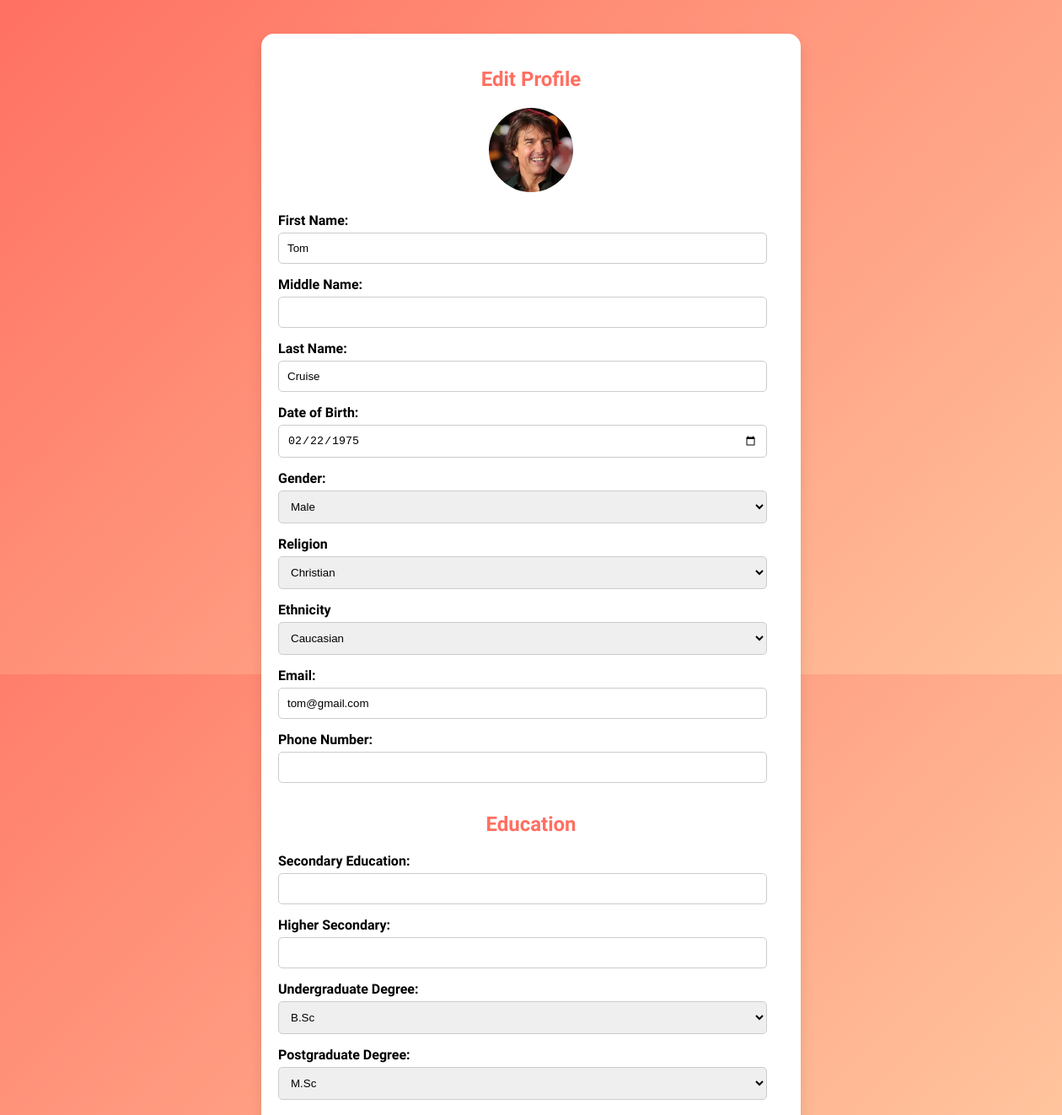
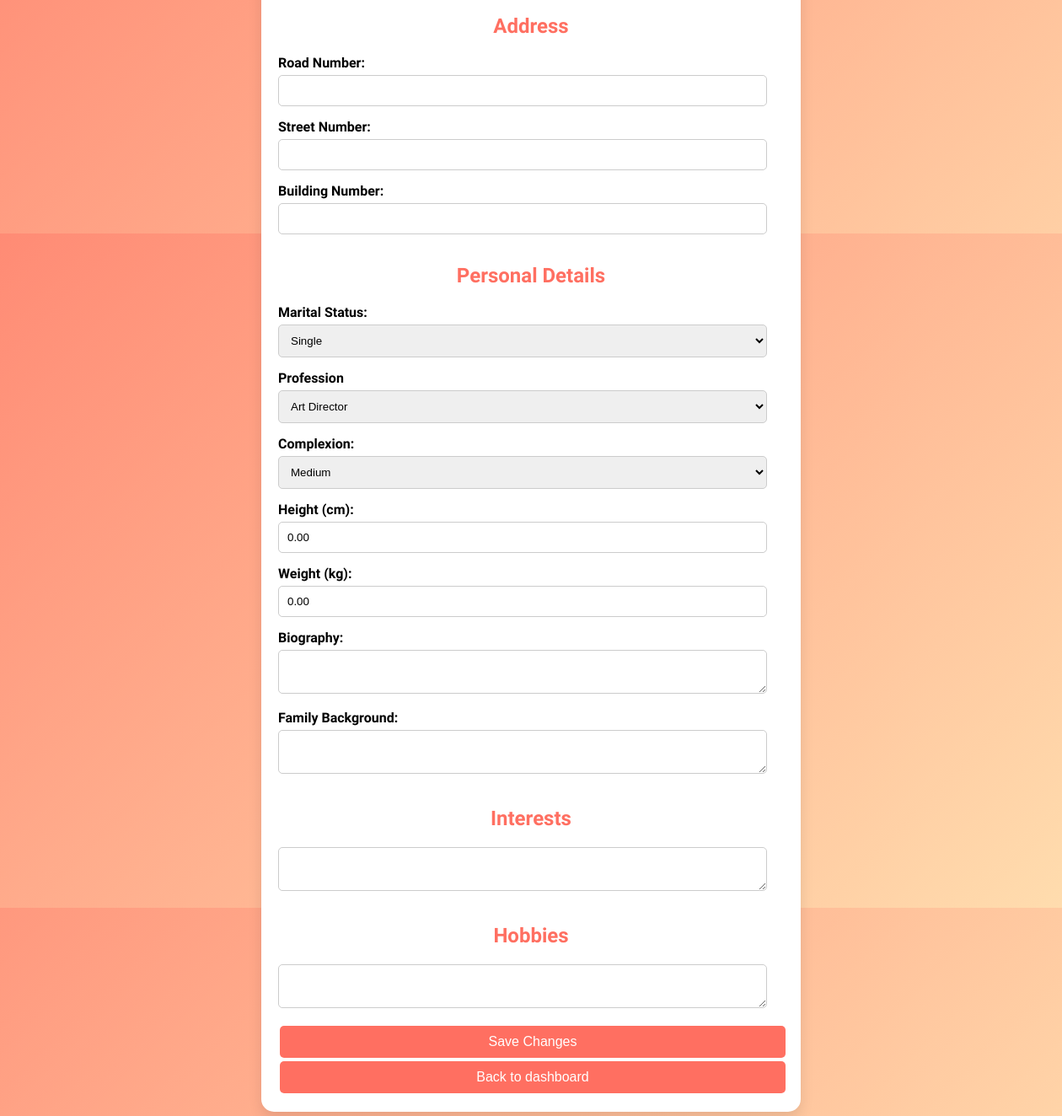
Page /my_profile_details.php (signed in) on the committed database (2 pictures, top to bottom).
### tables this page shows
CREATE TABLE `Profile_Details` (
  `user_id` varchar(10) NOT NULL,
  `Secondary_Education` varchar(255) NOT NULL,
  `Higher_Secondary` varchar(255) NOT NULL,
  `Undergrade` varchar(255) DEFAULT NULL,
  `Post_Grade` varchar(255) DEFAULT NULL,
  `road_number` varchar(50) NOT NULL,
  `street_number` varchar(50) NOT NULL,
  `building_number` varchar(50) NOT NULL,
  `phone_number` varchar(20) NOT NULL,
  `Marital_Status` enum('Single','Married','Divorced','Widowed') NOT NULL,
  `Interest` text DEFAULT NULL,
  `Hobbies` text DEFAULT NULL,
  `Height` decimal(5,2) DEFAULT NULL,
  `Weight` decimal(5,2) NOT NULL,
  `Complexion` enum('Fair','Medium','Dark','Olive','Tan') NOT NULL,
  `Biography` text NOT NULL,
  `Family_Background` text DEFAULT NULL
);

CREATE TABLE `User` (
  `user_id` varchar(10) NOT NULL,
  `Email` varchar(255) NOT NULL,
  `Password` varchar(255) NOT NULL,
  `Profession` varchar(100) NOT NULL,
  `DOB` date NOT NULL,
  `Gender` enum('Male','Female','Other') NOT NULL,
  `Religion` enum('Christian','Muslim','Hindu','Buddhist','Jewish','Atheist','Other') NOT NULL,
  `Ethnicity` varchar(50) NOT NULL,
  `First_Name` varchar(50) NOT NULL,
  `Middle_Name` varchar(50) DEFAULT NULL,
  `Last_Name` varchar(50) NOT NULL,
  `Registration_Date` date NOT NULL,
  `Account_Status` enum('Active','Inactive','Suspended') NOT NULL,
  `Profile_Photo_URL` varchar(255) DEFAULT NULL,
  `Photos_URL` varchar(255) DEFAULT NULL,
  `NID` varchar(20) NOT NULL
);

### my_profile_details.php (the view, shortened to what this page needs)
<?php
include('DBconnect.php');
$user_id = $_SESSION['user_id'];
$email = $profession = $dob = $gender = $religion = $ethnicity = $first_name = $middle_name = $last_name = $profile_photo_url = '';
$secondary_education = $higher_secondary = $undergrade = $post_grade = $road_number = $street_number = $building_number = $phone_number = $marital_status = $interest = $hobbies = $height = $weight = $complexion = $biography = $family_background = '';
$sql = "
SELECT
    u.Email, u.Profession, u.DOB, u.Gender, u.Religion, u.Ethnicity, u.First_Name, u.Middle_Name, u.Last_Name,
    pd.Secondary_Education, pd.Higher_Secondary, pd.Undergrade, pd.Post_Grade,
    pd.road_number, pd.street_number, pd.building_number, pd.phone_number,
    pd.Marital_Status, pd.Interest, pd.Hobbies, pd.Height, pd.Weight, pd.Complexion, pd.Biography, pd.Family_Background,
    u.Profile_Photo_URL
FROM User u
LEFT JOIN Profile_Details pd ON u.user_id = pd.user_id
WHERE u.user_id = ?
";
if ($stmt = $conn->prepare($sql)) {
    $stmt->bind_param("s", $user_id);
    $stmt->execute();
    $result = $stmt->get_result();
    if ($result->num_rows > 0) {
        $row = $result->fetch_assoc();
        $email = $row['Email'];
        $profession = $row['Profession'];
        $dob = $row['DOB'];
        $gender = $row['Gender'];
        $religion = $row['Religion'];
        $ethnicity = $row['Ethnicity'];
        $first_name = $row['First_Name'];
        $middle_name = $row['Middle_Name'];
        $last_name = $row['Last_Name'];
        $profile_photo_url = $row['Profile_Photo_URL'];
        $secondary_education = $row['Secondary_Education'];
        $higher_secondary = $row['Higher_Secondary'];
        $undergrade = $row['Undergrade'];
        $post_grade = $row['Post_Grade'];
        $road_number = $row['road_number'];
        $street_number = $row['street_number'];
        $building_number = $row['building_number'];
        $phone_number = $row['phone_number'];
        $marital_status = $row['Marital_Status'];
        $interest = $row['Interest'];
        $hobbies = $row['Hobbies'];
        $height = $row['Height'];
        $weight = $row['Weight'];
        $complexion = $row['Complexion'];
        $biography = $row['Biography'];
        $family_background = $row['Family_Background'];
    }
} else {
    echo "Error in query execution.";
    exit();
}
?>
<!DOCTYPE html>
<html lang="en">
<head>
</head>
<body>
<div class="profile-container">
    <h2>Edit Profile</h2>
    <div class="profile-photo">
        <img src="uploads/<?= htmlspecialchars($profile_photo_url) ?: 'default-profile.png'; ?>" alt="Profile Picture">
    </div>
    <form method="POST" action="my_profile_details.php">
        <label for="first_name">First Name:</label>
        <input type="text" name="first_name" value="<?= htmlspecialchars($first_name) ?>" required>
        <label for="middle_name">Middle Name:</label>
        <input type="text" name="middle_name" value="<?= htmlspecialchars($middle_name) ?>">
        <label for="last_name">Last Name:</label>
        <input type="text" name="last_name" value="<?= htmlspecialchars($last_name) ?>" required>
        <label for="dob">Date of Birth:</label>
        <input type="date" name="dob" value="<?= htmlspecialchars($dob) ?>" required>
        <label for="gender">Gender:</label>
        <select name="gender" required>
            <option value="Male" <?= ($gender == 'Male') ? 'selected' : '' ?>>Male</option>
        </select>
        <label for="religion">Religion</label>
        <select name="religion" required>
            <option value="Christian" <?= ($religion == 'Christian') ? 'selected' : '' ?>>Christian</option>
        </select>
        <label for="ethnicity">Ethnicity</label>
        <select name="ethnicity" required>
            <option value="Caucasian" <?= ($ethnicity == 'Caucasian') ? 'selected' : '' ?>>Caucasian</option>
        </select>
        <label for="email">Email:</label>
        <input type="email" name="email" value="<?= htmlspecialchars($email) ?>" required>
        <label for="phone_number">Phone Number:</label>
        <input type="text" name="phone_number" value="<?= htmlspecialchars($phone_number) ?>">
        <h2>Education</h2>
        <label for="secondary_education">Secondary Education:</label>
        <input type="text" name="secondary_education" value="<?= htmlspecialchars($secondary_education) ?>">
        <label for="higher_secondary">Higher Secondary:</label>
        <input type="text" name="higher_secondary" value="<?= htmlspecialchars($higher_secondary) ?>">
        <label for="undergraduate">Undergraduate Degree:</label>
        <select id="undergraduate" name="undergraduate" required>
            <option value="BSC" <?= ($undergrade == 'BSC') ? 'selected' : '' ?>>B.Sc</option>
        </select>
        <label for="postgraduate">Postgraduate Degree:</label>
        <select id="postgraduate" name="postgraduate">
            <option value="MSC" <?= ($post_grade == 'MSC') ? 'selected' : '' ?>>M.Sc</option>
        </select>
        <h2>Address</h2>
        <label for="road_number">Road Number:</label>
        <input type="text" name="road_number" value="<?= htmlspecialchars($road_number) ?>">
        <label for="street_number">Street Number:</label>
        <input type="text" name="street_number" value="<?= htmlspecialchars($street_number) ?>">
        <label for="building_number">Building Number:</label>
        <input type="text" name="building_number" value="<?= htmlspecialchars($building_number) ?>">
        <h2>Personal Details</h2>
        <label for="marital_status">Marital Status:</label>
        <select name="marital_status" required>
            <option value="Single" <?= ($marital_status == 'Single') ? 'selected' : '' ?>>Single</option>
        </select>
        <label for="profession">Profession</label>
        <select name="profession" required>
            <optgroup label="Creative Arts and Design">
                <option value="art-director" <?= ($profession == 'art-director') ? 'selected' : '' ?>>Art Director</option>
            </optgroup>
        </select>
        <label for="complexion">Complexion:</label>
        <select name="complexion" required>
            <option value="Medium" <?= ($complexion == 'Medium') ? 'selected' : '' ?>>Medium</option>
        </select>
        <label for="height">Height (cm):</label>
        <input type="number" name="height" value="<?= htmlspecialchars($height) ?>" step="0.01" required>
        <label for="weight">Weight (kg):</label>
        <input type="number" name="weight" value="<?= htmlspecialchars($weight) ?>" required>
        <label for="biography">Biography:</label>
        <textarea name="biography"><?= htmlspecialchars($biography) ?></textarea>
        <label for="family_background">Family Background:</label>
        <textarea name="family_background"><?= htmlspecialchars($family_background) ?></textarea>
        <h2>Interests</h2>
        <textarea name="interest"><?= htmlspecialchars($interest) ?></textarea>
        <h2>Hobbies</h2>
        <textarea name="hobbies"><?= htmlspecialchars($hobbies) ?></textarea>
        <button type="submit" class="submit-btn">Save Changes</button>
    </form>
    <button type="submit" class="submit-btn" onclick="window.location.href='index.php';">Back to dashboard</button>
</div>
</body>
</html>

### my_profile_details.php (style rules this page uses)
body { margin: 0; font-family: 'Product Sans', Arial, sans-serif; background: linear-gradient(135deg, #ff6f61, #ffe5b4); min-height: 100vh; display: flex; justify-content: center; align-items: center; }
.profile-container { background-color: #ffffff; padding: 20px; width: 600px; border-radius: 15px; box-shadow: 0 8px 16px rgba(0, 0, 0, 0.1); margin: 40px 0; }
input[type="text"], input[type="date"], input[type="email"], input[type="password"], input[type="number"], select, textarea { width: calc(100% - 20px); padding: 10px; margin-bottom: 15px; border-radius: 5px; border: 1px solid #ccc; box-sizing: border-box; transition: border-color 0.3s ease; }
.submit-btn { margin:2px; width: 100%; padding: 10px; background-color: #ff6f61; color: white; border: none; border-radius: 5px; font-size: 16px; cursor: pointer; transition: background-color 0.3s ease; }
h2 { text-align: center; color: #ff6f61; margin-bottom: 20px; }
label { display: block; font-weight: bold; margin-bottom: 5px; }
textarea { resize: vertical; }
body:before { content: ''; position: absolute; top: -50px; left: -50px; right: -50px; bottom: -50px; background: linear-gradient(135deg, rgba(255, 111, 97, 0.6), rgba(255, 229, 180, 0.6)); z-index: -1; }
.profile-photo { text-align: center; margin-bottom: 20px; }
.profile-photo img { border-radius: 50%; width: 100px; height: 100px; object-fit: cover; }

### rows in the picture
profile_details: user_id.Profile_Photo_URL (picture), first_name "Tom", last_name "Cruise", dob "02/22/1975", email "tom@gmail.com", marital_status "Single", complexion "Medium", height "0.00", weight "0.00"
user: gender "Male", religion "Christian", ethnicity "Caucasian", profession "Art Director"
